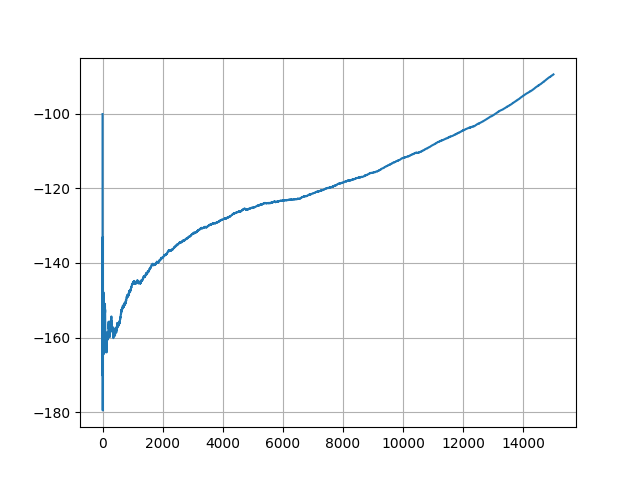

Write Python code to recreate this figure.
import gymnasium as gym
from collections import namedtuple
from pathlib import Path

import numpy as np
import jax
import jax.numpy as jnp
from flax import nnx
import optax
import orbax.checkpoint as ocp

from tensorflow_probability.substrates import jax as tfp
import matplotlib.pyplot as plt
from scipy.signal import lfilter


ReplayBuffer = namedtuple("ReplayBuffer", "observations actions rewards step_returns")
ExperienceBatch = namedtuple("ExperienceBatch", "obs act ret")


class VPGBuffer(ReplayBuffer):
    def store_step(self, obs, act, rew):
        self.observations.append(obs)
        self.actions.append(act)
        self.rewards.append(rew)

    def wrapup_episode(self, len_episode, discount=0.98):
        # self.step_returns.extend([sum(self.rewards[-len_episode:])] * len_episode)
        rev_ep_rews = self.rewards[-len_episode:][::-1]  # reversed episodic rewards
        drtg = lfilter([1], [1, -discount], rev_ep_rews)[::-1]  # discounted return togo
        self.step_returns.extend(drtg.tolist())

    def extract_experience(self):
        observations_batch = jnp.array(self.observations)
        actions_batch = jnp.array(self.actions)
        returns_batch = jnp.array(self.step_returns)

        experience_batch = ExperienceBatch(
            observations_batch, actions_batch, returns_batch
        )

        return experience_batch


class PolicyNet(nnx.Module):
    """A simple fully-connected Neural Network model"""

    def __init__(self, *, rngs: nnx.Rngs):
        self.linear1 = nnx.Linear(8, 128, rngs=rngs)  # 8-dim obspace
        self.linear2 = nnx.Linear(128, 128, rngs=rngs)
        self.linear3 = nnx.Linear(128, 4, rngs=rngs)  # 4 discrete actions

    def __call__(self, x):
        x = nnx.relu(self.linear1(x))  # 1st layer
        x = nnx.relu(self.linear2(x))  # 1st layer
        y = self.linear3(x)  # 1st layer
        return y


@nnx.jit
def make_decision(model: PolicyNet, rngs: nnx.Rngs, obs: np.ndarray):
    logits = nnx.log_softmax(model(obs))
    distribution = tfp.distributions.Categorical(logits=logits)
    act = distribution.sample(seed=rngs)
    logp_a = distribution.log_prob(act)
    return act, logp_a


@nnx.jit
def objective_fn(actor: PolicyNet, experience_batch: ExperienceBatch):
    logits = nnx.log_softmax(actor(experience_batch.obs))
    distr = tfp.distributions.Categorical(logits=logits)
    log_pi_a = distr.log_prob(experience_batch.act)
    objective_value = experience_batch.ret * log_pi_a  # expected return

    return -objective_value.mean()


@nnx.jit
def update_params(actor, optimizer, experience_batch):
    grad_fn = nnx.value_and_grad(objective_fn)
    objective, grads = grad_fn(actor, experience_batch)
    optimizer.update(grads)  # In-place updates.


# SETUP
env = gym.make("LunarLander-v3", render_mode="rgb_array")
last_obs, _ = env.reset()
prng_keys = nnx.Rngs(29)
buffer = VPGBuffer([], [], [], [])
actor = PolicyNet(rngs=prng_keys)
optimizer = nnx.Optimizer(actor, optax.adamw(3e-4, 0.9))
max_epochs = 256
num_episodes, num_steps = 0, 0
len_episode = 0
episode_return = 0.0
deposit_return, average_return = [], []


# LOOP
for e in range(max_epochs):
    for st in range(10000 + env.spec.max_episode_steps):  # iterate epoch steps
        # act = env.action_space.sample()
        act, logp = make_decision(actor, prng_keys, last_obs)
        # print(act, logp)
        next_obs, rew, term, trunc, info = env.step(np.array(act))
        # Step statistics
        # print("\n")
        # print(f"last observation: {last_obs}")
        # print(f"action: {act}")
        # print(f"next observation: {next_obs}")
        # print(f"reward: {rew}")
        # print(f"episode terminated: {term}")
        # print(f"episode truncated: {trunc}")
        # print(f"info: {info}")
        # print("\n")
        buffer.store_step(last_obs, act, rew)
        episode_return += rew
        num_steps += 1
        len_episode += 1
        last_obs = next_obs
        if term or trunc:
            buffer.wrapup_episode(len_episode)
            # Episode statistics
            num_episodes += 1
            deposit_return.append(episode_return)
            average_return.append(sum(deposit_return) / len(deposit_return))
            print(
                f"\n---\nepisode: {num_episodes}, length: {len_episode}, return: {episode_return}\n---\n"
            )
            # Reset episode
            len_episode, episode_return = 0, 0
            last_obs, _ = env.reset()
            if st > 10000:  # let epoch end at a finished episode
                break
    # Epoch statistics
    print(
        f"\n===\nepoch {e + 1} \n\ttotal steps: {num_steps}\n\taveraged return: {average_return[-1]}\n==="
    )
    # Update actor
    experience_batch = buffer.extract_experience()
    # exp_ret = objective_fn(actor, experience_batch)
    update_params(actor, optimizer, experience_batch)
    buffer = VPGBuffer([], [], [], [])


plt.plot(average_return)
# plt.ylim(-500, -100)
# plt.yticks(np.arange(-500, -100, 50))
plt.grid(visible=True)
plt.savefig(Path(__file__).parent.joinpath("vpg.png"))


# VALIDATION
input("Press any key to evaluate agent")
env = gym.make("LunarLander-v3", render_mode="human")
last_obs, _ = env.reset()
episode_return = 0.0
term, trunc = False, False
for _ in range(env.spec.max_episode_steps):
    act, _ = make_decision(actor, prng_keys, last_obs)
    next_obs, rew, term, trunc, _ = env.step(int(act))
    episode_return += rew
    last_obs = next_obs
    if term or trunc:
        print(f"\n---return: {episode_return}---\n")
        break
